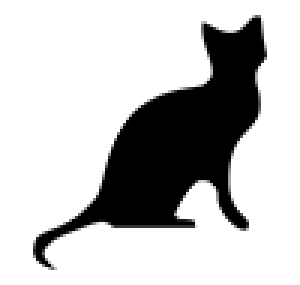
#> input picture autbordotcom/catlogo.png, 100 x 95 px, found by its file name (shown 3 times larger)
$ python resizeAndAddLogo.py
#> lines starting #> are read from the running program, lines starting #| are printed output that depends on the picture
# https://autbor.com/resizeAndAddLogo.py - Resizes all images in
# current working directory to fit in a 300x300 square, and adds
# catlogo.png to the lower-right corner.

import os
from PIL import Image

SQUARE_FIT_SIZE = 300
LOGO_FILENAME = 'catlogo.png'

logo_im = Image.open(LOGO_FILENAME)
#> logo_im is the input picture: PIL image 100x95 RGBA; mean R, G, B, A 194.2, 194.2, 194.2, 80.9
logo_width, logo_height = logo_im.size
#> logo_width = 100; logo_height = 95

os.makedirs('withLogo', exist_ok=True)
# Loop over all files in the working directory.
for filename in os.listdir('.'):
    if not (filename.endswith('.png') or filename.endswith('.jpg')) \
       or filename == LOGO_FILENAME:
        continue # skip non-image files and the logo file itself

    im = Image.open(filename)
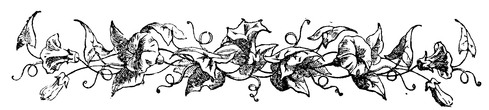
#> input picture static/src/morning-glory.jpg, 489 x 110 px
#> im is the input picture: PIL image 489x110 RGB; min 0, max 255, mean 214.4
    width, height = im.size
#> width = 489; height = 110

    # Check if image needs to be resized.
    if width > SQUARE_FIT_SIZE and height > SQUARE_FIT_SIZE:
        # Calculate new width and height to resize to.
        if width > height:
            height = int((SQUARE_FIT_SIZE / width) * height)
            width = SQUARE_FIT_SIZE
        else:
            width = int((SQUARE_FIT_SIZE / height) * width)
            height = SQUARE_FIT_SIZE

        # Resize the image
        print(f'Resizing {filename}...')
        im = im.resize((width, height))

    # Add logo.
    print(f'Adding logo to {filename}...')
    im.paste(logo_im, (width - logo_width, height - logo_height), logo_im)
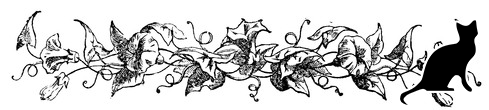
#> im: PIL image 489x110 RGB; min 0, max 255, mean 207.1

    # Save changes.
    im.save(os.path.join('withLogo', filename))
